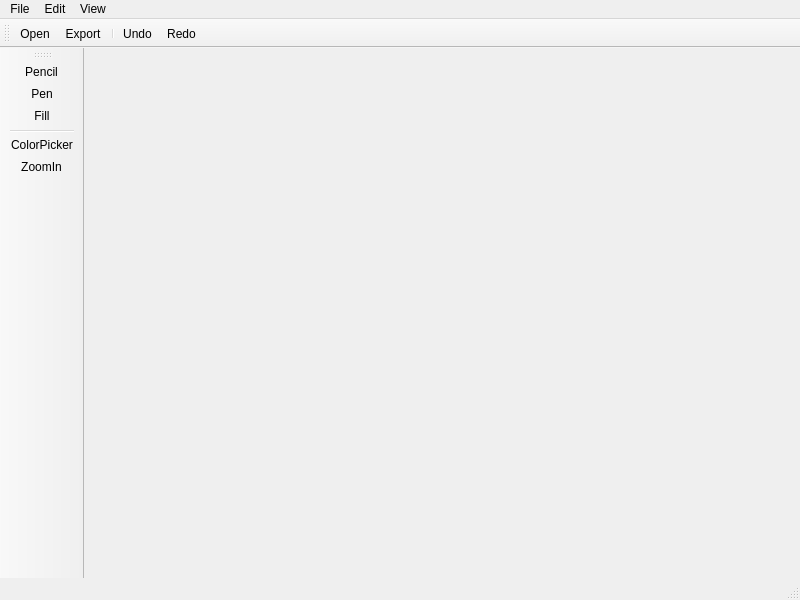
<?xml version="1.0" encoding="UTF-8"?>
<ui version="4.0">
 <class>MainWindow</class>
 <widget class="QMainWindow" name="MainWindow">
  <property name="geometry">
   <rect>
    <x>0</x>
    <y>0</y>
    <width>800</width>
    <height>600</height>
   </rect>
  </property>
  <property name="windowTitle">
   <string>MainWindow</string>
  </property>
  <widget class="QWidget" name="centralwidget">
   <widget class="QLabel" name="canvas">
    <property name="geometry">
     <rect>
      <x>-30</x>
      <y>0</y>
      <width>791</width>
      <height>551</height>
     </rect>
    </property>
    <property name="text">
     <string/>
    </property>
   </widget>
  </widget>
  <widget class="QMenuBar" name="menubar">
   <property name="geometry">
    <rect>
     <x>0</x>
     <y>0</y>
     <width>800</width>
     <height>21</height>
    </rect>
   </property>
   <widget class="QMenu" name="menuFile">
    <property name="title">
     <string>File</string>
    </property>
    <addaction name="actionOpen"/>
    <addaction name="actionExport"/>
   </widget>
   <widget class="QMenu" name="menuEdit">
    <property name="title">
     <string>Edit</string>
    </property>
    <addaction name="actionUndo"/>
    <addaction name="actionRedo"/>
   </widget>
   <widget class="QMenu" name="menuView">
    <property name="title">
     <string>View</string>
    </property>
   </widget>
   <addaction name="menuFile"/>
   <addaction name="menuEdit"/>
   <addaction name="menuView"/>
  </widget>
  <widget class="QStatusBar" name="statusbar"/>
  <widget class="QToolBar" name="toolBar">
   <property name="windowTitle">
    <string>toolBar</string>
   </property>
   <attribute name="toolBarArea">
    <enum>TopToolBarArea</enum>
   </attribute>
   <attribute name="toolBarBreak">
    <bool>false</bool>
   </attribute>
   <addaction name="actionOpen"/>
   <addaction name="actionExport"/>
   <addaction name="separator"/>
   <addaction name="actionUndo"/>
   <addaction name="actionRedo"/>
  </widget>
  <widget class="QToolBar" name="toolBar_2">
   <property name="windowTitle">
    <string>toolBar_2</string>
   </property>
   <attribute name="toolBarArea">
    <enum>LeftToolBarArea</enum>
   </attribute>
   <attribute name="toolBarBreak">
    <bool>false</bool>
   </attribute>
   <addaction name="actionPencil"/>
   <addaction name="actionPen"/>
   <addaction name="actionFill"/>
   <addaction name="separator"/>
   <addaction name="actionColorPicker"/>
   <addaction name="actionZoomIn"/>
  </widget>
  <action name="actionOpen">
   <property name="icon">
    <iconset resource="images.qrc">
     <normaloff>:/images/add-document.png</normaloff>:/images/add-document.png</iconset>
   </property>
   <property name="text">
    <string>Open</string>
   </property>
  </action>
  <action name="actionExport">
   <property name="icon">
    <iconset resource="images.qrc">
     <normaloff>:/images/disk.png</normaloff>:/images/disk.png</iconset>
   </property>
   <property name="text">
    <string>Export</string>
   </property>
   <property name="shortcut">
    <string>Ctrl+S</string>
   </property>
  </action>
  <action name="actionUndo">
   <property name="icon">
    <iconset resource="images.qrc">
     <normaloff>:/images/undo.png</normaloff>:/images/undo.png</iconset>
   </property>
   <property name="text">
    <string>Undo</string>
   </property>
   <property name="shortcut">
    <string>Ctrl+Z</string>
   </property>
  </action>
  <action name="actionRedo">
   <property name="icon">
    <iconset resource="images.qrc">
     <normaloff>:/images/redo.png</normaloff>:/images/redo.png</iconset>
   </property>
   <property name="text">
    <string>Redo</string>
   </property>
   <property name="shortcut">
    <string>Ctrl+Y</string>
   </property>
  </action>
  <action name="actionPencil">
   <property name="icon">
    <iconset resource="images.qrc">
     <normaloff>:/images/pencil.png</normaloff>:/images/pencil.png</iconset>
   </property>
   <property name="text">
    <string>Pencil</string>
   </property>
  </action>
  <action name="actionPen">
   <property name="icon">
    <iconset resource="images.qrc">
     <normaloff>:/images/feather.png</normaloff>:/images/feather.png</iconset>
   </property>
   <property name="text">
    <string>Pen</string>
   </property>
  </action>
  <action name="actionColorPicker">
   <property name="icon">
    <iconset resource="images.qrc">
     <normaloff>:/images/eye-dropper.png</normaloff>:/images/eye-dropper.png</iconset>
   </property>
   <property name="text">
    <string>ColorPicker</string>
   </property>
  </action>
  <action name="actionFill">
   <property name="icon">
    <iconset resource="images.qrc">
     <normaloff>:/images/fill.png</normaloff>:/images/fill.png</iconset>
   </property>
   <property name="text">
    <string>Fill</string>
   </property>
  </action>
  <action name="actionZoomIn">
   <property name="icon">
    <iconset resource="images.qrc">
     <normaloff>:/images/search.png</normaloff>:/images/search.png</iconset>
   </property>
   <property name="text">
    <string>ZoomIn</string>
   </property>
  </action>
  <action name="actionZoomOut">
   <property name="text">
    <string>ZoomOut</string>
   </property>
  </action>
 </widget>
 <resources>
  <include location="images.qrc"/>
 </resources>
 <connections/>
</ui>
